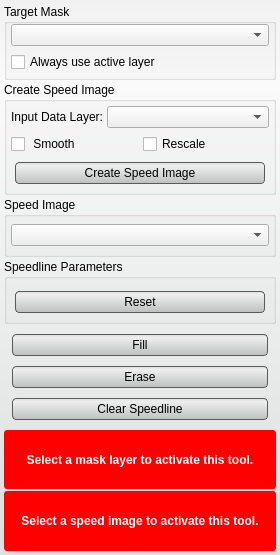
<?xml version="1.0" encoding="UTF-8"?>
<ui version="4.0">
 <class>SpeedlineToolInterface</class>
 <widget class="QWidget" name="SpeedlineToolInterface">
  <property name="geometry">
   <rect>
    <x>0</x>
    <y>0</y>
    <width>280</width>
    <height>555</height>
   </rect>
  </property>
  <property name="sizePolicy">
   <sizepolicy hsizetype="MinimumExpanding" vsizetype="Fixed">
    <horstretch>0</horstretch>
    <verstretch>0</verstretch>
   </sizepolicy>
  </property>
  <property name="windowTitle">
   <string>Speedline Tool</string>
  </property>
  <property name="styleSheet">
   <string notr="true">QWidget#SpeedlineToolInterface{
	border-radius: 3px;
	background-color: qlineargradient(spread:pad, x1:0.5, y1:0, x2:0.5, y2:0.960227, stop:0 rgba(241, 241, 241, 255), stop:0.155779 rgba(250, 250, 250, 255), stop:1 rgba(222, 224, 224, 255));       
}

QPushButton{
	background-color: qlineargradient(spread:pad, x1:0.5, y1:0, x2:0.5, y2:0.960227, stop:0 rgba(221, 221, 221, 255), stop:0.155779 rgba(238, 238, 238, 255), stop:1 rgba(192, 194, 194, 255));
	border-radius: 4px;
	border: 1px solid rgb(90, 90, 90);
	margin:4px;
}

QPushButton:hover{
	background-color: qlineargradient(spread:pad, x1:0.5, y1:0, x2:0.5, y2:1, stop:0 rgba(195, 195, 195, 255), stop:0.253769 rgba(206, 206, 206, 255), stop:1 rgba(185, 185, 185, 255));
	border-radius: 4px;
	border: 1px solid rgb(90, 90, 90);
	margin:4px;
}

QPushButton:pressed{
	background-color: qlineargradient(spread:pad, x1:0.5, y1:0, x2:0.5, y2:1, stop:0 rgba(150, 150, 150, 255), stop:0.753769 rgba(206, 206, 206, 255), stop:1 rgba(185, 185, 185, 255));
	border-radius: 4px;
	border: 1px solid rgb(90, 90, 90);
	margin:4px;
}</string>
  </property>
  <layout class="QVBoxLayout" name="verticalLayout_7">
   <property name="spacing">
    <number>2</number>
   </property>
   <property name="margin">
    <number>4</number>
   </property>
   <item>
    <widget class="QGroupBox" name="target_groupbox_">
     <property name="minimumSize">
      <size>
       <width>0</width>
       <height>76</height>
      </size>
     </property>
     <property name="maximumSize">
      <size>
       <width>16777215</width>
       <height>76</height>
      </size>
     </property>
     <property name="title">
      <string>Target Mask</string>
     </property>
     <layout class="QVBoxLayout" name="verticalLayout_4">
      <property name="spacing">
       <number>6</number>
      </property>
      <property name="leftMargin">
       <number>4</number>
      </property>
      <property name="topMargin">
       <number>0</number>
      </property>
      <property name="rightMargin">
       <number>4</number>
      </property>
      <property name="bottomMargin">
       <number>4</number>
      </property>
      <item>
       <widget class="QtUtils::QtDropableComboBox" name="target_mask_">
        <property name="sizePolicy">
         <sizepolicy hsizetype="Ignored" vsizetype="Fixed">
          <horstretch>0</horstretch>
          <verstretch>0</verstretch>
         </sizepolicy>
        </property>
       </widget>
      </item>
      <item>
       <widget class="QWidget" name="widget_2" native="true">
        <property name="minimumSize">
         <size>
          <width>0</width>
          <height>20</height>
         </size>
        </property>
        <layout class="QHBoxLayout" name="horizontalLayout">
         <property name="spacing">
          <number>0</number>
         </property>
         <property name="margin">
          <number>0</number>
         </property>
         <item>
          <widget class="QCheckBox" name="use_active_layer_">
           <property name="text">
            <string>Always use active layer</string>
           </property>
          </widget>
         </item>
        </layout>
       </widget>
      </item>
     </layout>
    </widget>
   </item>
   <item>
    <widget class="QGroupBox" name="size_groupbox_">
     <property name="sizePolicy">
      <sizepolicy hsizetype="Ignored" vsizetype="Preferred">
       <horstretch>0</horstretch>
       <verstretch>0</verstretch>
      </sizepolicy>
     </property>
     <property name="minimumSize">
      <size>
       <width>0</width>
       <height>0</height>
      </size>
     </property>
     <property name="title">
      <string>Create Speed Image</string>
     </property>
     <layout class="QVBoxLayout" name="verticalLayout_2">
      <property name="spacing">
       <number>4</number>
      </property>
      <property name="margin">
       <number>4</number>
      </property>
      <item>
       <layout class="QHBoxLayout" name="horizontalLayout_9">
        <property name="bottomMargin">
         <number>2</number>
        </property>
        <item>
         <widget class="QLabel" name="label">
          <property name="sizePolicy">
           <sizepolicy hsizetype="Fixed" vsizetype="Preferred">
            <horstretch>0</horstretch>
            <verstretch>0</verstretch>
           </sizepolicy>
          </property>
          <property name="minimumSize">
           <size>
            <width>90</width>
            <height>20</height>
           </size>
          </property>
          <property name="text">
           <string>Input Data Layer:</string>
          </property>
         </widget>
        </item>
        <item>
         <widget class="QtUtils::QtDropableComboBox" name="target_data_layer_">
          <property name="sizePolicy">
           <sizepolicy hsizetype="Ignored" vsizetype="Fixed">
            <horstretch>0</horstretch>
            <verstretch>0</verstretch>
           </sizepolicy>
          </property>
         </widget>
        </item>
       </layout>
      </item>
      <item>
       <widget class="QWidget" name="widget_4" native="true">
        <property name="minimumSize">
         <size>
          <width>0</width>
          <height>20</height>
         </size>
        </property>
        <layout class="QHBoxLayout" name="horizontalLayout_2">
         <property name="margin">
          <number>0</number>
         </property>
         <item>
          <widget class="QCheckBox" name="use_smooth_">
           <property name="minimumSize">
            <size>
             <width>0</width>
             <height>20</height>
            </size>
           </property>
           <property name="text">
            <string> Smooth</string>
           </property>
          </widget>
         </item>
         <item>
          <widget class="QCheckBox" name="use_rescale_">
           <property name="minimumSize">
            <size>
             <width>0</width>
             <height>20</height>
            </size>
           </property>
           <property name="text">
            <string>Rescale</string>
           </property>
          </widget>
         </item>
        </layout>
       </widget>
      </item>
      <item>
       <widget class="QWidget" name="widget_3" native="true">
        <layout class="QVBoxLayout" name="verticalLayout_3">
         <property name="spacing">
          <number>0</number>
         </property>
         <property name="margin">
          <number>0</number>
         </property>
         <item>
          <widget class="QPushButton" name="run_gradient_button_">
           <property name="minimumSize">
            <size>
             <width>0</width>
             <height>30</height>
            </size>
           </property>
           <property name="text">
            <string>Create Speed Image</string>
           </property>
          </widget>
         </item>
        </layout>
       </widget>
      </item>
     </layout>
    </widget>
   </item>
   <item>
    <widget class="QGroupBox" name="connected_to_gradient_groupbox_">
     <property name="minimumSize">
      <size>
       <width>0</width>
       <height>0</height>
      </size>
     </property>
     <property name="maximumSize">
      <size>
       <width>16777215</width>
       <height>16777215</height>
      </size>
     </property>
     <property name="title">
      <string>Speed Image</string>
     </property>
     <property name="alignment">
      <set>Qt::AlignLeading|Qt::AlignLeft|Qt::AlignTop</set>
     </property>
     <layout class="QHBoxLayout" name="horizontalLayout_3">
      <property name="spacing">
       <number>2</number>
      </property>
      <property name="margin">
       <number>4</number>
      </property>
      <item>
       <widget class="QtUtils::QtDropableComboBox" name="gradient_layer_">
        <property name="sizePolicy">
         <sizepolicy hsizetype="Ignored" vsizetype="Fixed">
          <horstretch>0</horstretch>
          <verstretch>0</verstretch>
         </sizepolicy>
        </property>
       </widget>
      </item>
     </layout>
    </widget>
   </item>
   <item>
    <widget class="QGroupBox" name="groupBox">
     <property name="title">
      <string>Speedline Parameters</string>
     </property>
     <layout class="QVBoxLayout" name="verticalLayout_5">
      <property name="spacing">
       <number>2</number>
      </property>
      <property name="margin">
       <number>4</number>
      </property>
      <item>
       <widget class="QtUtils::QtSliderIntCombo" name="iterations_" native="true">
        <property name="sizePolicy">
         <sizepolicy hsizetype="Ignored" vsizetype="Preferred">
          <horstretch>0</horstretch>
          <verstretch>0</verstretch>
         </sizepolicy>
        </property>
       </widget>
      </item>
      <item>
       <widget class="QtUtils::QtSliderDoubleCombo" name="termination_" native="true">
        <property name="sizePolicy">
         <sizepolicy hsizetype="Ignored" vsizetype="Preferred">
          <horstretch>0</horstretch>
          <verstretch>0</verstretch>
         </sizepolicy>
        </property>
       </widget>
      </item>
      <item>
       <widget class="QPushButton" name="reset_parameters_button_">
        <property name="minimumSize">
         <size>
          <width>0</width>
          <height>30</height>
         </size>
        </property>
        <property name="text">
         <string>Reset</string>
        </property>
       </widget>
      </item>
     </layout>
    </widget>
   </item>
   <item>
    <widget class="QWidget" name="widget" native="true">
     <layout class="QVBoxLayout" name="verticalLayout">
      <property name="spacing">
       <number>2</number>
      </property>
      <property name="margin">
       <number>4</number>
      </property>
      <item>
       <widget class="QPushButton" name="fill_button_">
        <property name="minimumSize">
         <size>
          <width>0</width>
          <height>30</height>
         </size>
        </property>
        <property name="text">
         <string>Fill</string>
        </property>
       </widget>
      </item>
      <item>
       <widget class="QPushButton" name="erase_button_">
        <property name="minimumSize">
         <size>
          <width>0</width>
          <height>30</height>
         </size>
        </property>
        <property name="text">
         <string>Erase</string>
        </property>
       </widget>
      </item>
      <item>
       <widget class="QPushButton" name="clear_button_">
        <property name="minimumSize">
         <size>
          <width>0</width>
          <height>30</height>
         </size>
        </property>
        <property name="text">
         <string>Clear Speedline</string>
        </property>
       </widget>
      </item>
     </layout>
    </widget>
   </item>
   <item>
    <widget class="QWidget" name="message_mask_alert_" native="true">
     <property name="minimumSize">
      <size>
       <width>0</width>
       <height>32</height>
      </size>
     </property>
     <property name="styleSheet">
      <string notr="true">QLabel#message_{
	color: white;
	font: bold;
}

QWidget#message_mask_alert_{
	border-radius: 3px;
	background-color: red;
}</string>
     </property>
     <layout class="QHBoxLayout" name="horizontalLayout_4">
      <property name="spacing">
       <number>0</number>
      </property>
      <property name="margin">
       <number>4</number>
      </property>
      <item>
       <widget class="QLabel" name="message_">
        <property name="text">
         <string>Select a mask layer to activate this tool.</string>
        </property>
        <property name="alignment">
         <set>Qt::AlignCenter</set>
        </property>
        <property name="wordWrap">
         <bool>true</bool>
        </property>
       </widget>
      </item>
     </layout>
    </widget>
   </item>
   <item>
    <widget class="QWidget" name="message_gradient_magnitude_layer_alert_" native="true">
     <property name="sizePolicy">
      <sizepolicy hsizetype="Ignored" vsizetype="Preferred">
       <horstretch>0</horstretch>
       <verstretch>0</verstretch>
      </sizepolicy>
     </property>
     <property name="minimumSize">
      <size>
       <width>0</width>
       <height>32</height>
      </size>
     </property>
     <property name="styleSheet">
      <string notr="true">QLabel#message_1_{
	color: white;
	font: bold;
}

QWidget#message_gradient_magnitude_layer_alert_{
	border-radius: 3px;
	background-color: red;
}</string>
     </property>
     <layout class="QHBoxLayout" name="horizontalLayout_5">
      <property name="spacing">
       <number>0</number>
      </property>
      <property name="margin">
       <number>4</number>
      </property>
      <item>
       <widget class="QLabel" name="message_1_">
        <property name="text">
         <string>Select a speed image to activate this tool.</string>
        </property>
        <property name="alignment">
         <set>Qt::AlignCenter</set>
        </property>
        <property name="wordWrap">
         <bool>true</bool>
        </property>
       </widget>
      </item>
     </layout>
    </widget>
   </item>
  </layout>
 </widget>
 <customwidgets>
  <customwidget>
   <class>QtUtils::QtDropableComboBox</class>
   <extends>QComboBox</extends>
   <header location="global">QtUtils/Widgets/QtDropableComboBox.h</header>
  </customwidget>
  <customwidget>
   <class>QtUtils::QtSliderDoubleCombo</class>
   <extends>QWidget</extends>
   <header location="global">QtUtils/Widgets/QtSliderDoubleCombo.h</header>
   <container>1</container>
  </customwidget>
  <customwidget>
   <class>QtUtils::QtSliderIntCombo</class>
   <extends>QWidget</extends>
   <header location="global">QtUtils/Widgets/QtSliderIntCombo.h</header>
   <container>1</container>
  </customwidget>
 </customwidgets>
 <resources/>
 <connections/>
</ui>
